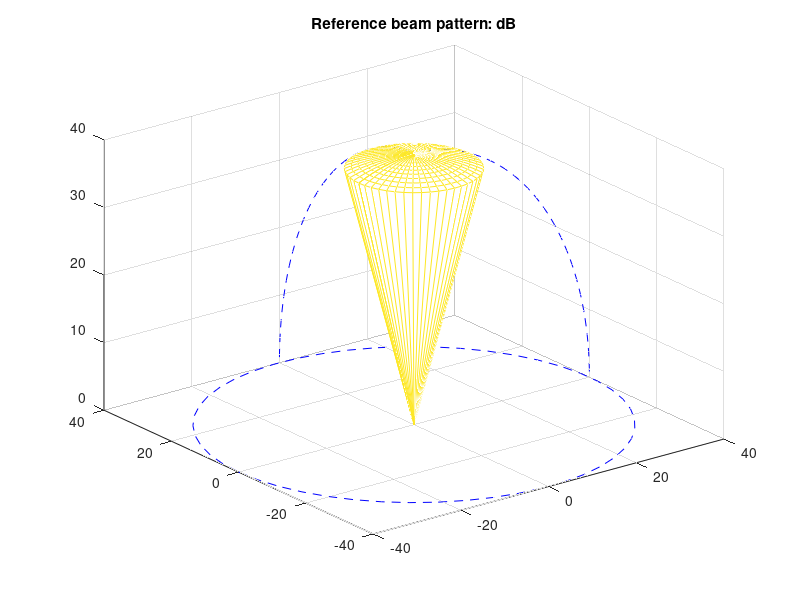
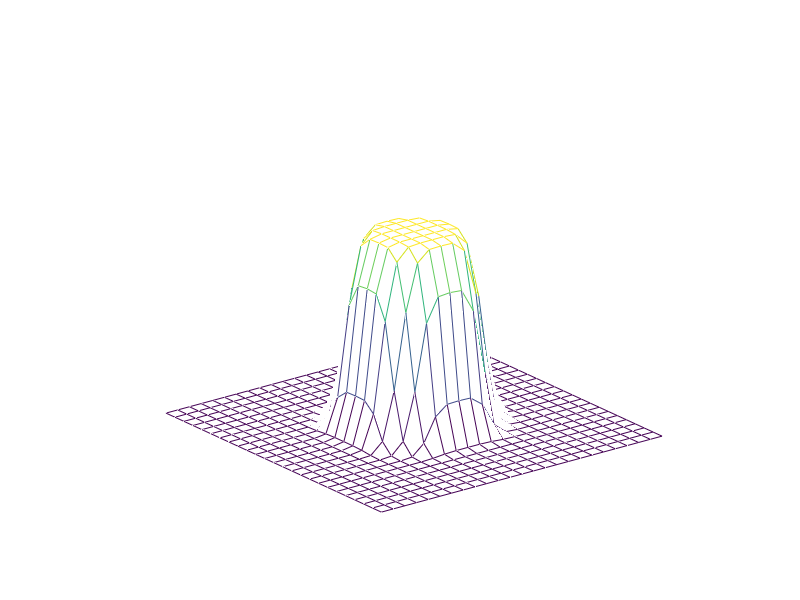

Recreate these plots in MATLAB, in order. (Note: this script raises an error after producing the figures.)

c = 343.2;
ft = 48000;
dH = 0.015;
NFIR = 256;
fStep = (ft/2)/(NFIR/2+1);

fLow = 1000;
fHigh = 16000;

kTUH = floor(fLow/fStep);
kTOH = floor(fHigh/fStep);

f = fStep*(kTUH:kTOH);       % frequencies used to compute W
% Beamformer
N = 25;
n1 = -(N-1)/2:1:(N-1)/2;
n2 = n1;
[n1,n2] = meshgrid(n1,n2);
aux=sqrt(n1.^2+n2.^2);
d=dH;
thetaC = pi/12;
W_2D = zeros(N, N,kTOH-kTUH+1);



LP = fir1(4,0.4,'low');
LPW = LP'*LP;



t = linspace(0, pi/2, 50);
p = linspace(-pi, pi, 50);
B_REF = zeros(50,50);

y = ones(50,1);
y(floor(sin(thetaC)*50):end) = 0;
B_REF(:,1) = abs(y);
for i=2:50
    B_REF(:,i) = B_REF(:,1);
end
dBmax=40;
% 3D plot
figure()
B_REF = max(0,20*log10(B_REF+eps)+dBmax);
Xc = B_REF .* (sin(t')*cos(p));
Yc = B_REF .* (sin(t')*sin(p));
Zc = B_REF .* (cos(t')*ones(1,length(p)));

mesh(Xc,Yc,Zc,B_REF);
    hold on;
    plot3(dBmax*cos(p),dBmax*sin(p),zeros(length(p),1),'b--');
    plot3(dBmax*sin(t),zeros(length(t),1),dBmax*cos(t),'b--');
    plot3(zeros(length(t),1),dBmax*sin(t),dBmax*cos(t),'b--');
title('Reference beam pattern: dB');
set(gcf,'color','w');


Sphere = ones(50,50);
figure()
%calculate the weight for broadband beamformer ============================
for k=kTUH:kTOH

    R = k*fStep*N*dH/c;
    Hd = ones(N);%cos(aux.*pi/18).^2; 
    Hd(aux > R*sin(thetaC)) = 0.0;
    
    %filter to remove overshoot of invert FFT of cylinder
    Hd = filter2(LPW,Hd,'same');
    Hd(floor(N/2)+1,floor(N/2)+1)=1;

     mesh(n1,n2,Hd)
     axis off


    h =fftshift(ifft2(rot90(fftshift(rot90(Hd,2)),2)));

    W_2D(:,:,k-kTUH+1) = h;
 
    pause(0.05);
end
set(gcf,'color','w');
W = ones(N*N,kTOH-kTUH+1);
for iMic=1:N
   for jMic=1:N
      W((iMic-1)*N+jMic,:) = (W_2D(iMic,jMic,:));
   end
end

%verify the beam pattern ==================================================

% Full array
mics_ref = zeros(N*N,2);
for yPos = 1: N
  for xPos = 1:N
      mics_ref(xPos + N*(yPos-1), 1) = (xPos)*dH-12.0*dH;   
      mics_ref(xPos + N*(yPos-1), 2) = (yPos)*dH-12.0*dH;
  end
end



%%%%%%%%%% plot beam response
dBmax = 40;
Fsh = ft/2;                  % half of sampling frequency
Nh = NFIR/2+1;   
klow = round(fLow/Fsh*Nh);     % low index
kup = round(fHigh/Fsh*Nh);      % high index
fp = [3000 4000 8000 16000];
kf = round(fp/Fsh*Nh);
%fp = Fsh/Nh*kf;              % frequencies rounded to FFT grid
kf = kf-klow+1;              % index used in W matrix corresponding to fp 
pos = [0.045 0.045 0.45 0.45];

for k = 1:length(fp)
    figure('numbertitle','off','name','Fixed Array radiation pattern (dB)',...
                  'Units','normal','Position',pos);

    %Plotting beam-pattern for 1st looking direction 
    [R,t,p] = array_pattern_fft(mics_ref,W,fp(k),kf(k)); 
    R = R/max(R(:));

    RdB = max(0,10*log10(R+eps)+dBmax);
    RB_90 = RdB(end,:);
    BW  = find(RB_90 > dBmax -3 ); 

    % 3D plot
    Xc = RdB .* (sin(t')*cos(p));
    Yc = RdB .* (sin(t')*sin(p));
    Zc = RdB .* (cos(t')*ones(1,length(p)));

    mesh(Xc,Yc,Zc,RdB);
   
    
    axis([-dBmax dBmax -dBmax dBmax 0 dBmax]);
    view([25,50]);
    xlabel('x');
    ylabel('y');
    zlabel('z');

    %draw radial grid lines

    hold on;
    plot3(dBmax*cos(p),dBmax*sin(p),zeros(length(p),1),'b--');
    plot3(dBmax*sin(t),zeros(length(t),1),dBmax*cos(t),'b--');
    plot3(zeros(length(t),1),dBmax*sin(t),dBmax*cos(t),'b--');
    hold off;
    pos(1) = pos(1) + 0.3;
    %pos(2) = pos(2) + 0.1;
    ght = title(sprintf('f = %3.2f Hz',fp(k)));
    colormap jet;
    set(gcf,'color','w');
end   

[goc, BS] = Directivity(mics_ref,W,f);
BS_dB = max(0,10*log10(BS+eps)+dBmax);
[Fxx,Fyy] = meshgrid(goc/pi*180,f);

figure('numbertitle','off','name','Fixed Array radiation pattern (dB)',...
                  'Units','normal','Position',[0.1 0.1 0.5 0.5]);
surf(Fxx,Fyy,BS);
xlabel('elevation angle \theta in deg');
ylabel('frequency in Hz');
zlabel('Magnitude');
%colormap jet;
set(gcf,'color','w');